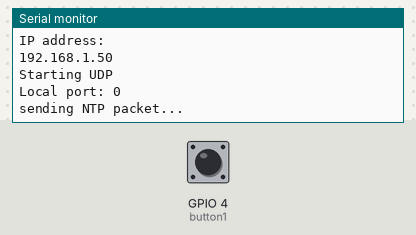
The sketch below on a simulated ESP8266 (NodeMCU). Shown: the last lines printed to the serial monitor. The test bench sets the inputs (shaded band); at power-on: GPIO 4 (button1) HIGH. WiFi joins after 1.5 s; servers stay silent unless stated.

Above: at 3.7 s.
3.8 s: GPIO 4 (button1) pulled LOW for 0.15 s
At 5.0 s:
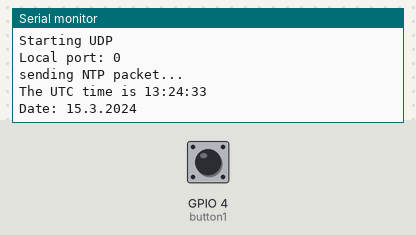
5.4 s: GPIO 4 (button1) pulled LOW for 1 s
At 6.5 s:
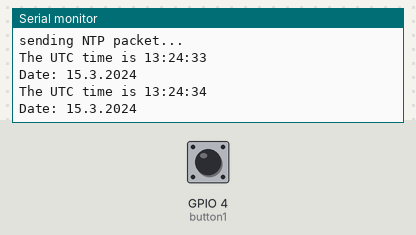
7.9 s: GPIO 4 (button1) pulled LOW for 0.15 s
At 8.4 s:
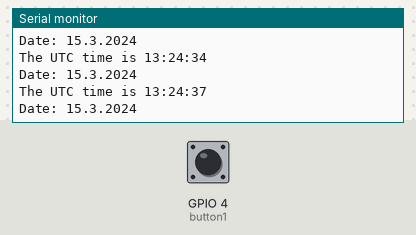

Measured:
- after the input at 3.8 s, the serial monitor: prints a new line at once (image 1)
- after the input at 5.4 s, the serial monitor: prints a new line at once (image 2)
- after the input at 7.9 s, the serial monitor: prints a new line at once (image 3)

The sketch:

NTPClient2.ino
```cpp
/*
  Сreated 4 Sep 2010
  by Michael Margolis
  modified 9 Apr 2012
  by Tom Igoe
  updated for the ESP8266 12 Apr 2015
  by Ivan Grokhotkov
  This code is in the public domain.
  -----
  Заметки ESPшника - Урок 3 - NTP-клиент - Версия 2
  Код показывает время при нажатии на кнопку, кнопка подключена к пинам D2 и GND.
  В реальных проектах лучше использовать готовые библиотеки для работы со временем. Пример (не мой): https://randomnerdtutorials.com/esp32-ntp-client-date-time-arduino-ide/
  Code from ESP8266 examples. Adapted by Mautoz Tech.
  Mautoz Tech https://www.youtube.com/channel/UCWN_KT_CAjGZQG5grHldL8w
  Заметки ESPшника - https://www.youtube.com/channel/UCQAbEIaWFdARXKqcufV6y_g
  Github - https://github.com/Mike-Kuznetsov
*/
#ifdef ESP32
  #include <WiFi.h>
#else
  #include <ESP8266WiFi.h>
#endif
#include <WiFiUdp.h>
#ifndef STASSID
#define STASSID "Wi-Fi"
#define STAPSK  "PASSWORD"
#endif
int day, year;
uint64_t syncTime;
uint8_t weekday, month, monthLength, seconds, hours, minutes;
uint8_t monthDays[12]={31,28,31,30,31,30,31,31,30,31,30,31};
const char * ssid = STASSID; // your network SSID (name)
const char * pass = STAPSK;  // your network password
unsigned int localPort = 2390;      // local port to listen for UDP packets
IPAddress timeServerIP; // time.nist.gov NTP server address
const char* ntpServerName = "time.nist.gov";
const int NTP_PACKET_SIZE = 48; // NTP time stamp is in the first 48 bytes of the message
byte packetBuffer[ NTP_PACKET_SIZE]; //buffer to hold incoming and outgoing packets
unsigned long epochSaved;
WiFiUDP udp;
uint8_t button1 = 4;

void setup() {
  pinMode(button1, INPUT_PULLUP);
  Serial.begin(115200);
  Serial.println();
  Serial.println();
  Serial.print("Connecting to ");
  Serial.println(ssid);
  WiFi.mode(WIFI_STA);
  WiFi.begin(ssid, pass);
  while (WiFi.status() != WL_CONNECTED) {
    delay(500);
    Serial.print(".");
  }
  Serial.println("");
  Serial.println("WiFi connected");
  Serial.println("IP address: ");
  Serial.println(WiFi.localIP());
  Serial.println("Starting UDP");
  udp.begin(localPort);
  Serial.print("Local port: ");
  Serial.println(udp.localPort());
  while(updateTime()){
    Serial.println("Error: Not synchonized");
  }
}

void loop() {
  if (digitalRead(button1)==0){
    calculate();
    while(digitalRead(button1)==0){
      delay(100);
    }
  }
}

bool updateTime(){
  WiFi.hostByName(ntpServerName, timeServerIP);
  sendNTPpacket(timeServerIP);
  delay(1000);
  int cb = udp.parsePacket();
  if (!cb) {
    //Serial.println("no packet yet");
  } else {
    //Serial.print("packet received, length=");
    //Serial.println(cb);
    udp.read(packetBuffer, NTP_PACKET_SIZE); // read the packet into the buffer
    unsigned long highWord = word(packetBuffer[40], packetBuffer[41]);
    unsigned long lowWord = word(packetBuffer[42], packetBuffer[43]);
    unsigned long secsSince1900 = highWord << 16 | lowWord;
    //Serial.print("Seconds since Jan 1 1900 = ");
    //Serial.println(secsSince1900);
    //Serial.print("Unix time = ");
    const unsigned long seventyYears = 2208988800UL;
    epochSaved = secsSince1900 - seventyYears+10800; // In unix format time starts at 1970, not 1900
    syncTime=millis();
    return 0;
  }
  return 1;
}
void calculate(){
    unsigned long epoch=epochSaved+(millis()-syncTime)/1000;
    //Serial.println(epoch);
    Serial.print("The UTC time is ");       // UTC is the time at Greenwich Meridian (GMT)
    Serial.print((epoch  % 86400L) / 3600); // hour
    hours=(epoch  % 86400L) / 3600;
    Serial.print(':');
    if (((epoch % 3600) / 60) < 10) {
      Serial.print('0');
    }
    Serial.print((epoch  % 3600) / 60);  // minute
    minutes=(epoch  % 3600) / 60;
    Serial.print(':');
    if ((epoch % 60) < 10) {
      Serial.print('0');
    }
    Serial.println(epoch % 60); // second
    seconds=epoch % 60;
    day=epoch/(86400);
    weekday = (day+3)%7 + 1;
    //Serial.println(String(weekday));
    year=1970+day/1461*4;
    day%=1461;
    day++;
    short visokosny=0;
    if (day>365){
      year++;
      day-=365;
      visokosny++;
    }
    if (day>365){
      year++;
      day-=365;
      visokosny++;
    }
    if (day>366){
      year++;
      day-=366;
      visokosny++;
    }
    for (month=0; month<12; month++) {
      if (month==1 && visokosny==2) monthLength=29;
      else monthLength = monthDays[month];
      if (day>monthLength) day-=monthLength;
      else break;
    }
    month++;
    Serial.print("Date: ");
    Serial.print(String(day));
    Serial.print(".");
    Serial.print(String(month));
    Serial.print(".");
    Serial.println(String(year));
}

void sendNTPpacket(IPAddress& address) {
  Serial.println("sending NTP packet...");
  // set all bytes in the buffer to 0
  memset(packetBuffer, 0, NTP_PACKET_SIZE);
  // Initialize values needed to form NTP request
  // (see URL above for details on the packets)
  packetBuffer[0] = 0b11100011;   // LI, Version, Mode
  packetBuffer[1] = 0;     // Stratum, or type of clock
  packetBuffer[2] = 6;     // Polling Interval
  packetBuffer[3] = 0xEC;  // Peer Clock Precision
  // 8 bytes of zero for Root Delay & Root Dispersion
  packetBuffer[12]  = 49;
  packetBuffer[13]  = 0x4E;
  packetBuffer[14]  = 49;
  packetBuffer[15]  = 52;

  // all NTP fields have been given values, now
  // you can send a packet requesting a timestamp:
  udp.beginPacket(address, 123); //NTP requests are to port 123
  udp.write(packetBuffer, NTP_PACKET_SIZE);
  udp.endPacket();
}
```
